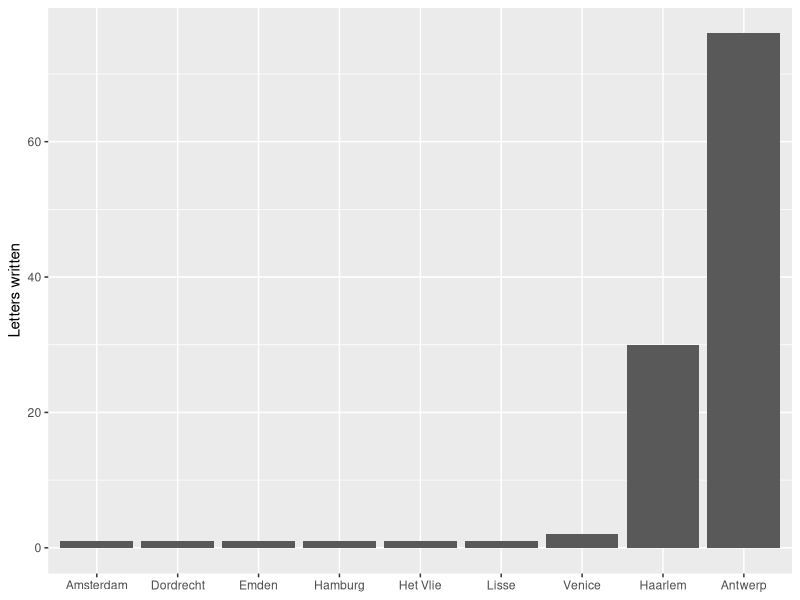
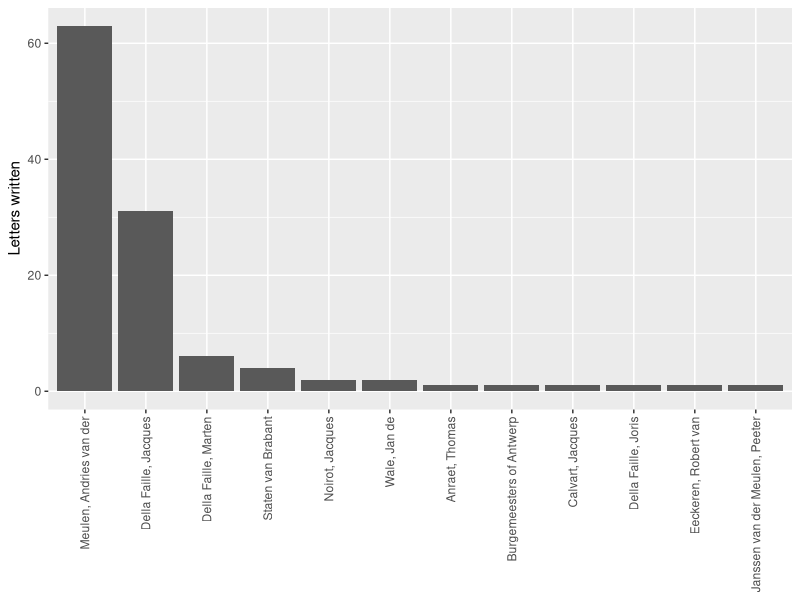
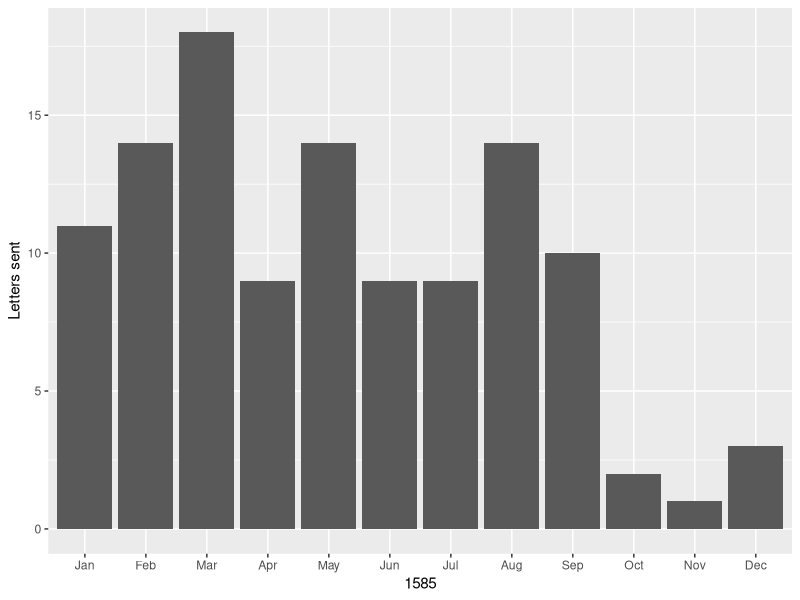
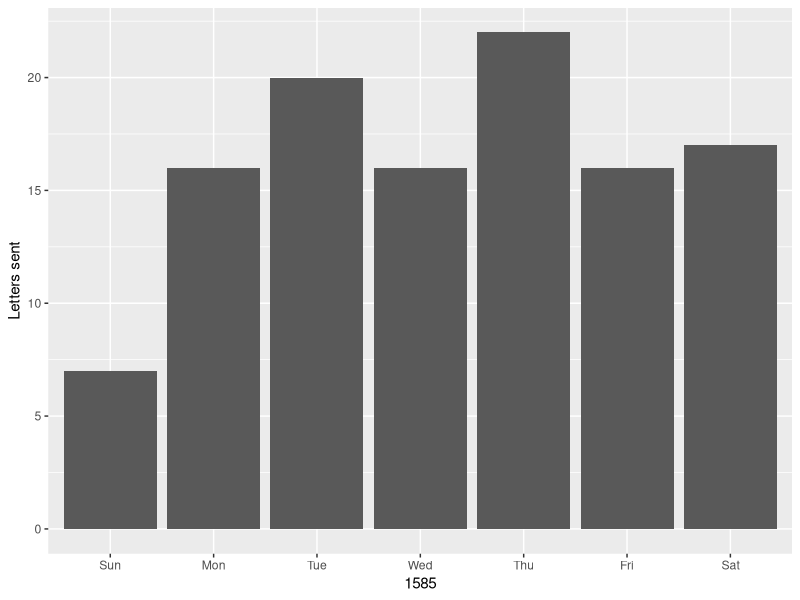
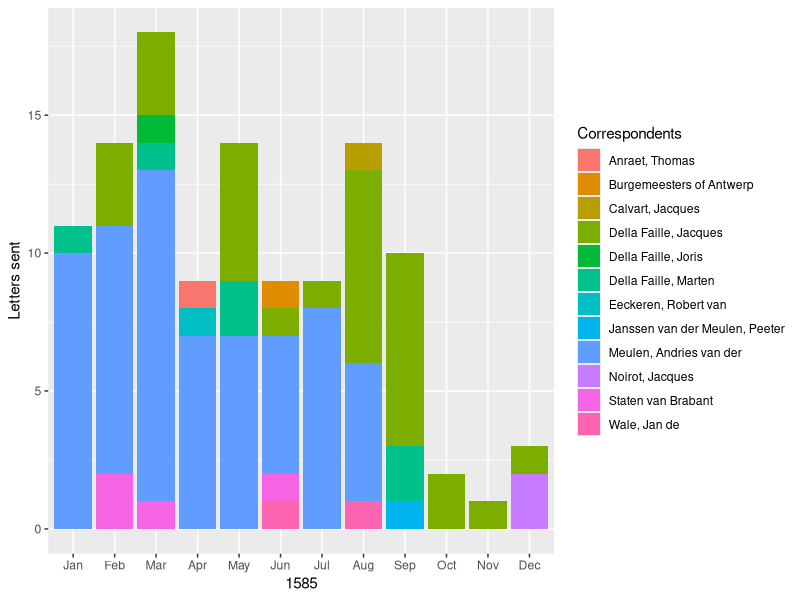
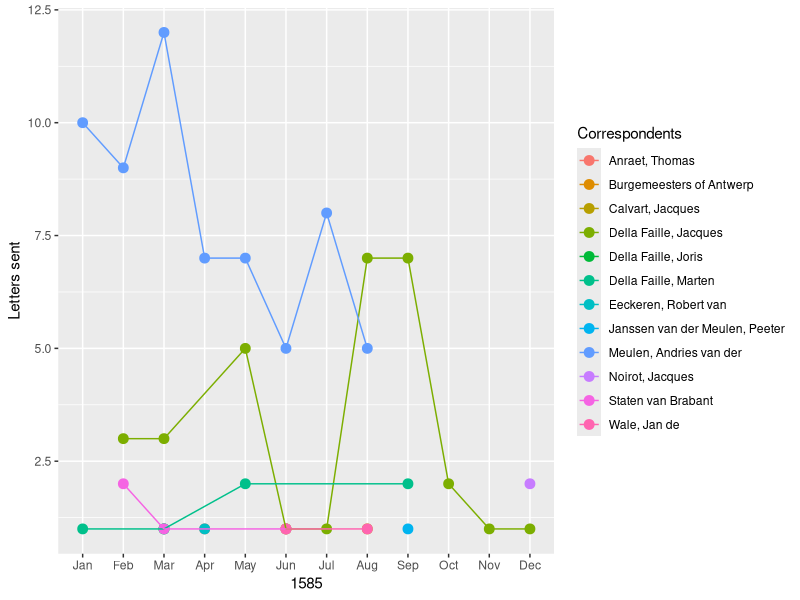

The R script that drew these images, in order:
## ---- chunk 1
#| label: assignment operator
x <- 5
## ---- chunk 2
#| label: print
x
## ---- chunk 3
#| label: sum
y <- sum(x, 10)
y
## ---- chunk 4
#| label: reassignment
x <- 15
sum(x, 10)
## ---- chunk 5
#| label: load-tidyverse
#| message: false
library(tidyverse)
## ---- chunk 6
#| label: load-data
#| message: false
letters <- read_csv("data/correspondence-data-1585.csv")
## ---- chunk 7
#| label: letters-tibble
letters
## ---- chunk 8
#| label: writers
distinct(letters, writer)
## ---- chunk 9
#| label: save-writers
writers <- distinct(letters, writer)
## ---- chunk 10
#| label: nr-writers
nrow(distinct(letters, writer))
## ---- chunk 11
#| label: sources-locations
distinct(letters, source)
distinct(letters, destination)
## ---- chunk 12
#| label: save-sources-locations
sources <- distinct(letters, source)
destinations <- distinct(letters, destination)
## ---- chunk 13
#| label: summarise
per_correspondent <- summarise(letters, count = n())
per_correspondent
## ---- chunk 14
#| label: per-correspondent
per_correspondent <- letters %>% 
  group_by(writer) %>% 
  summarise(count = n()) %>% 
  arrange(desc(count))

per_correspondent
## ---- chunk 15
#| label: per-source
per_source <- letters %>% 
  group_by(source) %>% 
  summarise(count = n()) %>% 
  arrange(desc(count))

per_source
## ---- chunk 16
#| label: per-source-plot
ggplot(data = per_source) +
  geom_bar(aes(x = fct_reorder(source, count), y = count), stat = "identity") +
  labs(x = NULL, y = "Letters written")
## ---- chunk 17
#| label: per-correspondent-plot
#| fig.asp: 1
ggplot(data = letters) +
  geom_bar(aes(x = fct_infreq(writer))) +
  labs(x = NULL, y = "Letters written") +
  theme(axis.text.x = element_text(angle = 90, hjust = 1, vjust = 0.5))
## ---- chunk 18
#| label: lubridate
#| message: false
library(lubridate)
## ---- chunk 19
#| label: per-month-nr
per_month <- letters %>% 
  mutate(month = month(date)) %>% 
  group_by(month) %>% 
  summarise(count = n())
per_month
## ---- chunk 20
#| label: per-month-tbl
per_month <- letters %>% 
  mutate(month = month(date, label = TRUE)) %>% 
  group_by(month) %>% 
  summarise(count = n())
per_month
## ---- chunk 21
#| label: per-month-plot
ggplot(data = per_month) +
  geom_bar(aes(x = month, y = count), stat = "identity") +
  labs(x = 1585, y = "Letters sent")
## ---- chunk 22
#| label: per-wday-tbl
per_wday <- letters %>% 
  mutate(wday = wday(date, label = TRUE)) %>% 
  group_by(wday) %>% 
  summarise(count = n())
per_wday
## ---- chunk 23
#| label: per-wday-plot
ggplot(data = letters) +
  geom_bar(aes(x = wday(date, label = TRUE))) +
  labs(x = 1585, y = "Letters sent")
## ---- chunk 24
#| label: sundays
letters %>% 
  filter(wday(date) == 1)
## ---- chunk 25
#| label: correspondent-per-month
correspondent_month <- letters %>% 
  mutate(month = month(date, label = TRUE)) %>% 
  group_by(writer, month) %>% 
  summarise(count = n()) %>% 
  arrange(desc(count))
correspondent_month
## ---- chunk 26
#| label: correspondent-month-plot
ggplot(data = correspondent_month) +
  geom_bar(aes(x = month, y = count, fill = writer), stat = "identity") +
  labs(x = 1585, y = "Letters sent", fill = "Correspondents")
## ---- chunk 27
#| label: line-plot
#| fig.asp: 0.75
ggplot(data = correspondent_month, aes(x = month, y = count, color = writer)) + 
  geom_point(size = 3) + 
  geom_line(aes(group = writer)) + 
  labs(x = 1585, y = "Letters sent", color = "Correspondents")
